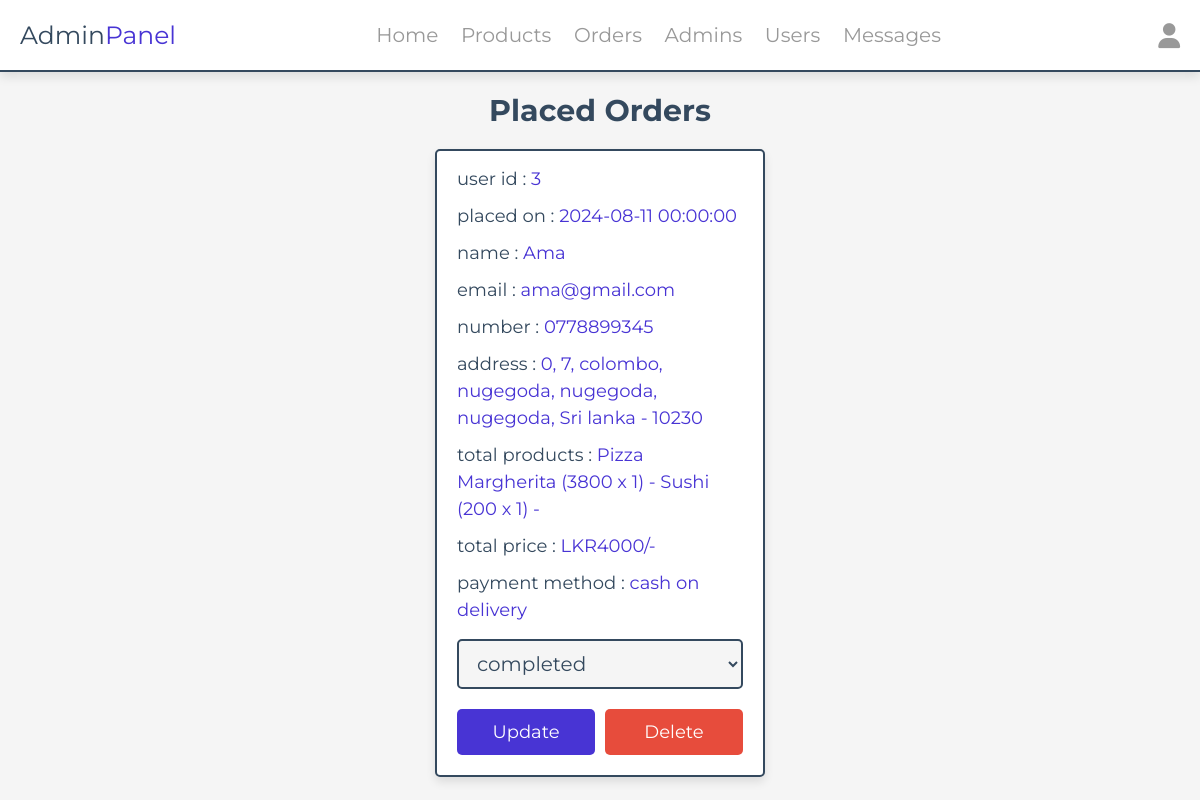
Screenshot of /admin/placed_orders.php (signed in) with the database file from the repository.
### tables this page shows
CREATE TABLE IF NOT EXISTS `orders` (
  `id` int NOT NULL AUTO_INCREMENT,
  `user_id` int NOT NULL,
  `name` varchar(20) NOT NULL,
  `number` varchar(10) NOT NULL,
  `email` varchar(50) NOT NULL,
  `method` varchar(50) NOT NULL,
  `address` varchar(500) NOT NULL,
  `total_products` varchar(1000) NOT NULL,
  `total_price` int NOT NULL,
  `placed_on` datetime NOT NULL DEFAULT CURRENT_TIMESTAMP,
  `payment_status` varchar(20) NOT NULL DEFAULT 'pending',
  PRIMARY KEY (`id`)
);

### admin/placed_orders.php (the view, shortened to what this page needs)
<?php
include '../components/connect.php';
?>
<!DOCTYPE html>
<html lang="en">
<head>
   <link rel="stylesheet" href="https://cdnjs.cloudflare.com/ajax/libs/font-awesome/6.1.1/css/all.min.css">
   <link rel="stylesheet" href="../css/admin_style.css">
</head>
<body>
<?php include '../components/admin_header.php' ?>
<section class="placed-orders">
   <h1 class="heading">placed orders</h1>
   <div class="box-container">
   <?php
      $select_orders = $conn->prepare("SELECT * FROM `orders`");
      $select_orders->execute();
      if($select_orders->rowCount() > 0){
         while($fetch_orders = $select_orders->fetch(PDO::FETCH_ASSOC)){
   ?>
   <div class="box">
      <p> user id : <span><?= $fetch_orders['user_id']; ?></span> </p>
      <p> placed on : <span><?= $fetch_orders['placed_on']; ?></span> </p>
      <p> name : <span><?= $fetch_orders['name']; ?></span> </p>
      <p> email : <span><?= $fetch_orders['email']; ?></span> </p>
      <p> number : <span><?= $fetch_orders['number']; ?></span> </p>
      <p> address : <span><?= $fetch_orders['address']; ?></span> </p>
      <p> total products : <span><?= $fetch_orders['total_products']; ?></span> </p>
      <p> total price : <span>LKR<?= $fetch_orders['total_price']; ?>/-</span> </p>
      <p> payment method : <span><?= $fetch_orders['method']; ?></span> </p>
      <form action="" method="POST">
         <select name="payment_status" class="drop-down">
            <option value="" selected disabled><?= $fetch_orders['payment_status']; ?></option>
         </select>
         <div class="flex-btn">
            <input type="submit" value="update" class="btn" name="update_payment">
            <a href="placed_orders.php?delete=<?= $fetch_orders['id']; ?>" class="delete-btn" onclick="return confirm('delete this order?');">delete</a>
         </div>
      </form>
   </div>
   <?php
      }
   }else{
      echo '<p class="empty">no orders placed yet!</p>';
   }
   ?>
   </div>
</section>
</body>
</html>

### css/admin_style.css (style rules this page uses)
:root { --main-color:#4834d4; --red:#e74c3c; --orange:#f39c12; --black:#34495e; --white:#fff; --light-bg:#f5f5f5; --light-color:#999; --border:.2rem solid var(--black); --box-shadow:0 .5rem 1rem rgba(0,0,0,.1); }
* { font-family: 'Montserrat', sans-serif; margin:0; padding:0; box-sizing: border-box; text-decoration: none; outline: none; border:none; }
html { font-size: 62.5%; overflow-x: hidden; }
body { background-color: var(--light-bg); }
section { max-width: 1200px; margin:0 auto; padding:2rem; }
.btn, .delete-btn, .option-btn { display: block; margin-top: 1rem; border-radius: .5rem; cursor: pointer; width: 100%; font-size: 1.8rem; color:var(--white); padding:1.2rem 3rem; text-transform: capitalize; text-align: center; }
.btn { background-color: var(--main-color); }
.delete-btn { background-color: var(--red); }
.flex-btn { display: flex; gap:1rem; }
.heading { text-align: center; margin-bottom: 2rem; text-transform: capitalize; color:var(--black); font-size: 3rem; }
.placed-orders .box-container { display: grid; grid-template-columns: repeat(auto-fit, 33rem); gap:1.5rem; justify-content: center; align-items: flex-start; }
.placed-orders .box-container .box { background-color: var(--white); border-radius: .5rem; box-shadow: var(--box-shadow); border:var(--border); padding:2rem; padding-top: 1rem; }
.placed-orders .box-container .box p { padding: .5rem 0; line-height: 1.5; font-size: 1.8rem; color:var(--black); }
.placed-orders .box-container .box p span { color:var(--main-color); }
.placed-orders .box-container .box .drop-down { width: 100%; margin:1rem 0; background-color: var(--light-bg); padding:1rem 1.4rem; font-size: 2rem; color:var(--black); border:var(--border); border-radius: .5rem; }

### rows the page displays
orders: user "3", placed_on "2024-08-11 00:00:00", name "Ama", email "ama@gmail.com", number "0778899345", address "0, 7, colombo, nugegoda, nugegoda, nugegoda, Sri lanka - 10230", total_products "Pizza Margherita (3800 x 1) - Sushi (200 x 1) -", total_price "4000", method "cash on delivery", payment_status "completed"
